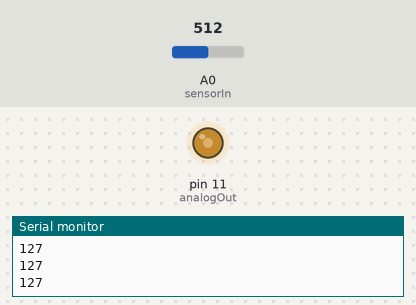
Simulated run of this sketch. Board: Arduino Uno, built with avr-gcc and run on an emulated ATmega328P. On the bench: output pins drawn as LEDs (lit = HIGH), the last lines printed to the serial monitor. Inputs (shaded band) come from the test bench; at power-on: A0 (sensorIn) = 512.

Above: at 1.2 s.
1.3 s: A0 (sensorIn) set to 716
At 2.2 s:
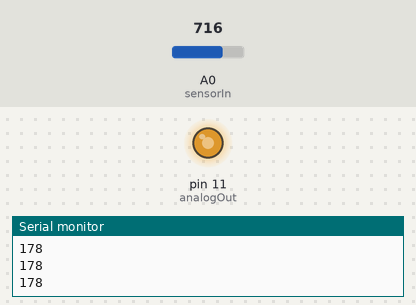
2.8 s: A0 (sensorIn) set to 900
At 3.4 s:
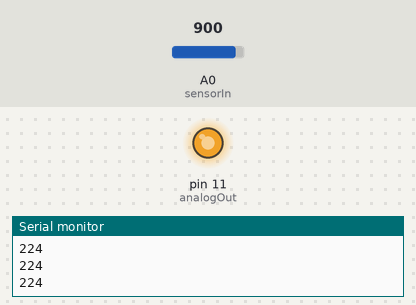
4.3 s: A0 (sensorIn) set to 122
At 5.5 s:
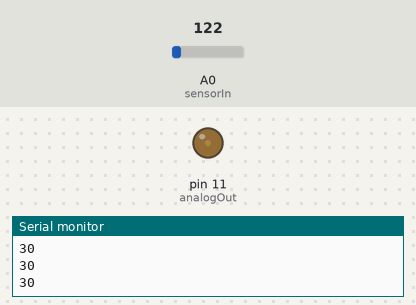
5.8 s: A0 (sensorIn) set to 0
At 6.8 s:
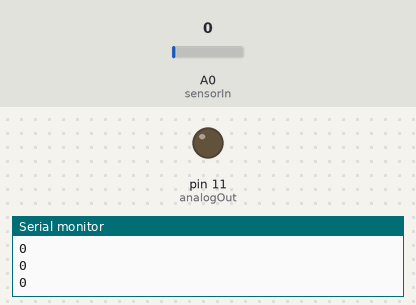
7.3 s: A0 (sensorIn) set to 511
At 7.9 s:
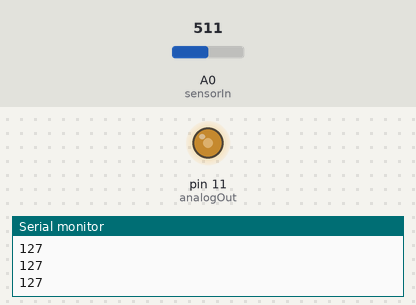
Timing chart, 0 to 9.8 s (numbered marks = the images above; inputs shaded):
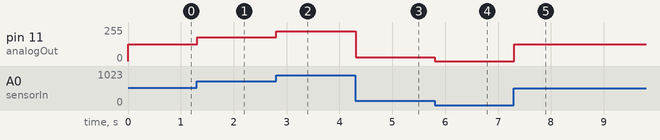

Measured:
- after the input at 1.3 s, pin 11 (analogOut): 127/255 → 178/255 at once
- after the input at 2.8 s, pin 11 (analogOut): 178/255 → 224/255 at once
- after the input at 4.3 s, pin 11 (analogOut): 224/255 → 30/255 at once
- after the input at 5.8 s, pin 11 (analogOut): 30/255 → 0/255 at once
- after the input at 7.3 s, pin 11 (analogOut): 0/255 → 127/255 at once

The sketch:

FadingSerialComm.ino
```cpp
const int analogOut = 11;
const int sensorIn = A0;

void setup() {
  pinMode(analogOut, OUTPUT);
  pinMode(sensorIn, INPUT);

  Serial.begin(9600);

}

void loop() {
  int readValue = analogRead(sensorIn);
  int parsedValue = map(readValue, 0, 1023, 0, 255);
  parsedValue = constrain(parsedValue, 0, 255);
  Serial.println(parsedValue);

  analogWrite(analogOut, parsedValue);
  delay(1);

}
```
